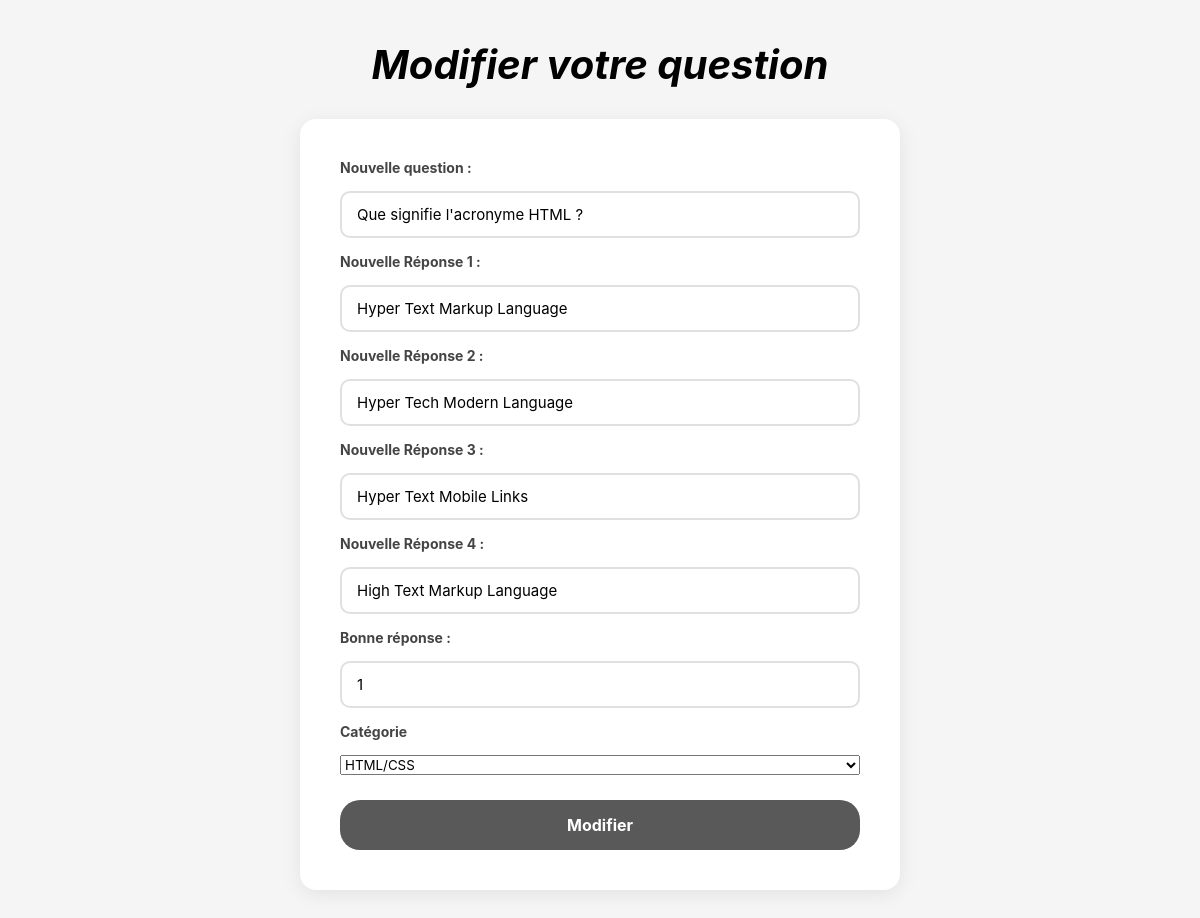
Page /Admin/Modifier_Question.php?id=2 on the committed database.
### tables this page shows
CREATE TABLE `questions` (
  `id` int(11) NOT NULL,
  `question` text NOT NULL,
  `reponse1` varchar(50) NOT NULL,
  `reponse2` varchar(50) NOT NULL,
  `reponse3` varchar(50) NOT NULL,
  `reponse4` varchar(50) NOT NULL,
  `bonne_reponse` int(11) NOT NULL,
  `catégorie` int(11) NOT NULL
);

### Admin/Modifier_Question.php (the view, shortened to what this page needs)
<?php
require_once '../Configuration/config.php';
$categories = $db->query("SELECT * FROM catégorie")->fetchAll(PDO::FETCH_ASSOC);
$id = $_GET['id'];
$stmt = $db->prepare("SELECT * FROM questions WHERE id = ?");
$stmt->execute([$id]);
$question = $stmt->fetch(PDO::FETCH_ASSOC);
?>
<!DOCTYPE html>
<html lang="en">
<head>
    <link rel="stylesheet" href="Modifier_Question.css">
</head>
<body>
    <h1>Modifier votre question</h1>
   <form method="POST">
        <label for="question">Nouvelle question :</label>
        <input type="text" name="question" value="<?= $question['question'] ?>">
        <label for="reponse1">Nouvelle Réponse 1 :</label>
        <input type="text" name="reponse1" value="<?= $question['reponse1'] ?>">
        <label for="reponse2">Nouvelle Réponse 2 :</label>
        <input type="text" name="reponse2" value="<?= $question['reponse2'] ?>">
        <label for="reponse3">Nouvelle Réponse 3 :</label>
        <input type="text" name="reponse3" value="<?= $question['reponse3'] ?>">
        <label for="reponse4">Nouvelle Réponse 4 :</label>
        <input type="text" name="reponse4" value="<?= $question['reponse4'] ?>">
        <label for="bonne_reponse">Bonne réponse :</label>
        <input type="number" name="bonne_reponse" value="<?= $question['bonne_reponse'] ?>">
        <label>Catégorie</label>
        <select name="categorie_id">
            <?php foreach($categories as $cat): ?>
                <option value="<?= $cat['id'] ?>" <?= $cat['id'] == $question['catégorie'] ? 'selected' : '' ?>>
                    <?= $cat['nom'] ?>
                </option>
            <?php endforeach; ?>
        </select>
        <button type="submit">Modifier</button>
    </form>
</body>
</html>

### Admin/Modifier_Question.css (style rules this page uses)
* { margin: 0; padding: 0; box-sizing: border-box; font-family: 'Inter', sans-serif; }
body { background: #f5f5f5; display: flex; flex-direction: column; align-items: center; padding: 40px 20px; }
h1 { font-size: 40px; font-weight: bold; font-style: italic; margin-bottom: 30px; }
form { background: white; border-radius: 16px; padding: 40px; width: 100%; max-width: 600px; display: flex; flex-direction: column; gap: 15px; box-shadow: 0 4px 20px rgba(0,0,0,0.08); }
label { font-size: 14px; font-weight: bold; color: #444; }
input[type="text"], input[type="number"] { width: 100%; padding: 12px 15px; border: 2px solid #e0e0e0; border-radius: 10px; font-size: 15px; font-family: 'Inter', sans-serif; transition: border-color 0.2s; }
button[type="submit"] { margin-top: 10px; background: #595959; color: white; border: none; border-radius: 20px; padding: 15px; font-size: 16px; font-weight: bold; cursor: pointer; font-family: 'Inter', sans-serif; transition: opacity 0.2s; }

### rows in the picture
questions: question "Que signifie l'acronyme HTML ?", reponse1 "Hyper Text Markup Language", reponse2 "Hyper Tech Modern Language", reponse3 "Hyper Text Mobile Links", reponse4 "High Text Markup Language", bonne_reponse "1", categorie_id "HTML/CSS"
